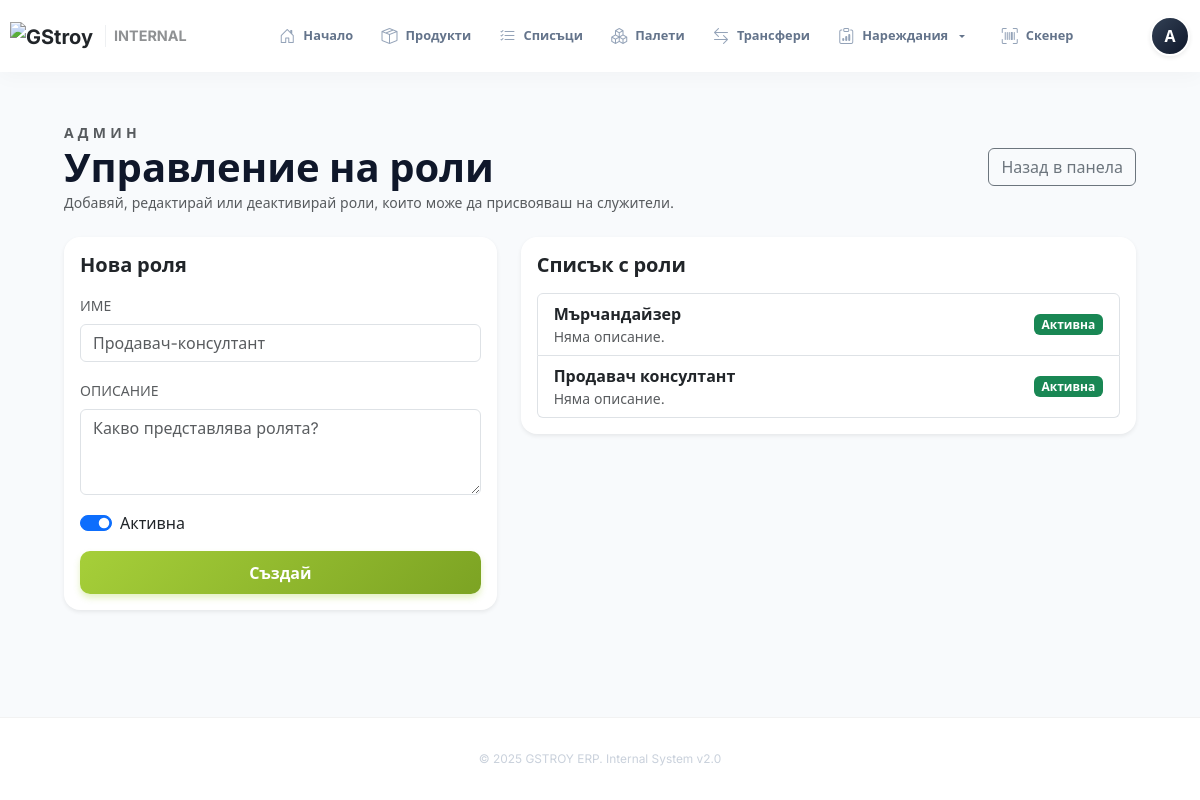
The app's page /admin/roles (signed in) with its own data.
### models.py (models this page shows)
class User(UserMixin, Base):
    __tablename__ = "users"
    id = Column(Integer, primary_key=True)
    username = Column(String(64), unique=True, nullable=False)
    full_name = Column(String(255), nullable=False)
    password_hash = Column(String(255), nullable=False, default="")
    can_assign_orders = Column(Boolean, default=False)
    can_prepare_orders = Column(Boolean, default=True)
    can_view_competitor_prices = Column(Boolean, default=False)
    is_admin = Column(Boolean, default=False)
    is_active = Column(Boolean, default=True)
    default_warehouse_id = Column(Integer, ForeignKey("warehouses.id"))
    email = Column(String(255), unique=True)
    phone = Column(String(32))
    employee_number = Column(String(64), unique=True)
    is_staff = Column(Boolean, default=False)
    manager_id = Column(Integer, ForeignKey("users.id"))
    assigned_warehouse_id = Column(Integer, ForeignKey("warehouses.id"))
    registered_at = Column(DateTime, default=datetime.utcnow, nullable=False)
    last_login_at = Column(DateTime)
    service_points = relationship(
        "ServicePoint",
        secondary=user_service_points,
        back_populates="users",
    )
    assignments = relationship("StockOrderAssignment", back_populates="user")
    scan_tasks = relationship("ScanTask", back_populates="created_by")
    authored_lists = relationship("ProductList", back_populates="created_by")
    default_warehouse = relationship("Warehouse", foreign_keys=[default_warehouse_id])
    assigned_warehouse = relationship("Warehouse", foreign_keys=[assigned_warehouse_id], back_populates="assigned_staff")
    manager = relationship("User", remote_side=[id], back_populates="subordinates")
    subordinates = relationship("User", back_populates="manager")
    roles = relationship("Role", secondary=user_roles, back_populates="users")
    access_windows = relationship("AccessWindow", secondary=access_window_users, back_populates="users")

class Role(Base):
    __tablename__ = "roles"
    id = Column(Integer, primary_key=True)
    name = Column(String(128), unique=True, nullable=False)
    slug = Column(String(128), unique=True)
    description = Column(Text)
    is_active = Column(Boolean, default=True)
    users = relationship("User", secondary=user_roles, back_populates="roles")
    access_windows = relationship("AccessWindow", secondary=access_window_roles, back_populates="roles")

### app/blueprints/admin.py (the view, shortened to what this page needs)
@admin_bp.route("/roles", methods=["GET", "POST"])
def roles_panel():
    require_admin()
    session = g.db
    roles = session.query(Role).order_by(Role.name).all()
    return render_template("admin_roles.html", roles=roles)

### app/blueprints/auth.py (called while the page is built)
@login_manager.user_loader
def load_user(user_id: str | int | None):
    if not user_id:
        return None
    session = SessionLocal()
    try:
        return session.get(User, int(user_id))
    finally:
        session.close()

### helpers.py (called while the page is built)
def require_admin():
    user = getattr(g, "current_user", None)
    if not user or not getattr(user, "is_admin", False):
        abort(403)

### templates/admin_roles.html (shortened to what this page needs)
{% extends "base.html" %}
{% block content %}
<div class="container-fluid py-4" style="max-width: 1100px;">
    <div class="d-flex justify-content-between align-items-center mb-4">
        <div>
            <span class="text-uppercase fw-bold text-muted small" style="letter-spacing: 0.3em;">Админ</span>
            <h1 class="fw-bold mb-0">Управление на роли</h1>
            <p class="text-muted small mb-0">Добавяй, редактирай или деактивирай роли, които може да присвояваш на служители.</p>
        </div>
        <a href="{{ url_for('admin.panel') }}" class="btn btn-outline-secondary">Назад в панела</a>
    </div>
    <div class="row g-4">
        <div class="col-lg-5">
            <div class="card shadow-sm border-0">
                <div class="card-body">
                    <h5 class="fw-bold mb-3">Нова роля</h5>
                    <form method="post">
                        <div class="mb-3">
                            <label class="form-label small text-uppercase text-muted">Име</label>
                            <input type="text" name="name" class="form-control" placeholder="Продавач-консултант" required>
                        </div>
                        <div class="mb-3">
                            <label class="form-label small text-uppercase text-muted">Описание</label>
                            <textarea name="description" rows="3" class="form-control" placeholder="Какво представлява ролята?"></textarea>
                        </div>
                        <div class="form-check form-switch mb-3">
                            <input class="form-check-input" type="checkbox" name="is_active" id="role-active" checked>
                            <label class="form-check-label" for="role-active">Активна</label>
                        </div>
                        <button class="btn btn-brand-new w-100">Създай</button>
                    </form>
                </div>
            </div>
        </div>
        <div class="col-lg-7">
            <div class="card shadow-sm border-0">
                <div class="card-body">
                    <h5 class="fw-bold mb-3">Списък с роли</h5>
                    <div class="list-group">
                        {% for role in roles %}
                        <a href="{{ url_for('admin.role_detail', role_id=role.id) }}" class="list-group-item list-group-item-action d-flex justify-content-between align-items-center">
                            <div>
                                <strong>{{ role.name }}</strong>
                                <div class="small text-muted">{{ role.description or 'Няма описание.' }}</div>
                            </div>
                            <span class="badge {% if role.is_active %}bg-success{% else %}bg-secondary{% endif %}">
                                {% if role.is_active %}Активна{% else %}Неактивна{% endif %}
                            </span>
                        </a>
                        {% else %}
                        <div class="text-muted small">Все още няма създадени роли.</div>
                        {% endfor %}
                    </div>
                </div>
            </div>
        </div>
    </div>
</div>
{% endblock %}

### templates/base.html (shortened to what this page needs)
<!doctype html>
<html lang="bg" class="h-100">
  <head>
    <link href="https://cdn.jsdelivr.net/npm/bootstrap@5.3.2/dist/css/bootstrap.min.css" rel="stylesheet">
    <link rel="stylesheet" href="https://cdn.jsdelivr.net/npm/bootstrap-icons@1.11.1/font/bootstrap-icons.css">
    <link rel="stylesheet" href="{{ url_for('static', filename='styles.css') }}">
  </head>
  <body class="d-flex flex-column h-100">
    {% if current_user and current_user.is_authenticated %}
    <nav class="navbar navbar-expand-lg desktop-header">
      <div class="container-fluid px-3 px-lg-4">
        <a class="navbar-brand d-flex align-items-center gap-2 fw-bold text-dark" href="{{ url_for('main.index') }}">
          <img src="https://internal.gstroy.bg/static/assets/images/GStroy-logo.svg" alt="GStroy" height="28">
          <span class="d-none d-xl-inline opacity-50 border-start ps-2 ms-1" style="font-size: 0.9rem;">INTERNAL</span>
        </a>
        <div class="collapse navbar-collapse desktop-nav-links">
          <ul class="navbar-nav mx-auto align-items-center">
            <li class="nav-item">
                <a class="nav-link-modern {{ 'active' if request.endpoint == 'main.index' }}" href="{{ url_for('main.index') }}">
                    <i class="bi bi-house-door"></i> Начало
                </a>
            </li>
            <li class="nav-item">
                <a class="nav-link-modern {{ 'active' if request.endpoint == 'products' }}" href="{{ url_for('products.products') }}">
                    <i class="bi bi-box-seam"></i> Продукти
                </a>
            </li>
            <li class="nav-item">
                <a class="nav-link-modern {{ 'active' if 'simple_list' in request.endpoint }}" href="{{ url_for('logistics.simple_list_index') }}">
                    <i class="bi bi-list-check"></i> Списъци
                </a>
            </li>
            <li class="nav-item">
                <a class="nav-link-modern {{ 'active' if 'pallet' in request.endpoint }}" href="{{ url_for('logistics.pallet_list') }}">
                    <i class="bi bi-boxes"></i> Палети
                </a>
            </li>
            <li class="nav-item">
                <a class="nav-link-modern {{ 'active' if 'transfer' in request.endpoint }}" href="{{ url_for('logistics.transfers') }}">
                    <i class="bi bi-arrow-left-right"></i> Трансфери
                </a>
            </li>
            <li class="nav-item dropdown">
                <a class="nav-link-modern dropdown-toggle {{ 'active' if 'stock_orders' in request.endpoint or 'ppp' in request.endpoint }}" href="#" data-bs-toggle="dropdown">
                    <i class="bi bi-clipboard-data"></i> Нареждания
                </a>
            </li>
            <li class="nav-item ms-2">
                <a class="nav-link-modern {{ 'active' if 'scan_task' in request.endpoint }}" href="{{ url_for('scanning.scan_task_list') }}">
                    <i class="bi bi-upc-scan"></i> Скенер
                </a>
            </li>
          </ul>
        </div>
        <div class="d-none d-lg-flex align-items-center gap-3">
            {% if current_user and current_user.is_authenticated %}
              <div class="dropdown">
                <a href="#" class="d-flex align-items-center text-decoration-none" data-bs-toggle="dropdown">
                  <div class="rounded-circle bg-dark text-white d-flex align-items-center justify-content-center fw-bold shadow-sm border border-2 border-white"
                       style="width: 40px; height: 40px; background: linear-gradient(135deg, #334155 0%, #0f172a 100%);">
                    {{ current_user.full_name[:1] }}
                  </div>
                </a>
              </div>
            {% else %}
              <a class="btn btn-brand-new btn-sm px-4" href="{{ url_for('auth.login') }}">Вход</a>
            {% endif %}
        </div>
      </div>
    </nav>
    {% endif %}
    <main class="flex-shrink-0 fade-in flex-grow-1">
        <div class="container py-3 py-lg-4 px-3 px-lg-4">
            {% block content %}{% endblock %}
        </div>
    </main>
    <footer class="main-footer text-center d-none d-lg-block">
        <div class="container">
            <p class="mb-0 opacity-50 small">&copy; 2025 GSTROY ERP. Internal System v2.0</p>
        </div>
    </footer>
  </body>
</html>

### static/styles.css (style rules this page uses)
:root { --brand-green: #a6cf39; --brand-green-dark: #7ca323; --brand-dark: #0f172a; --brand-gray: #64748b; --brand-bg: #f8fafc; --brand-surface: #ffffff; --surface-glass: rgba(255, 255, 255, 0.75); --header-height: 72px; --bottom-nav-height: 68px; --shadow-subtle: 0 2px 10px rgba(0,0,0,0.03); --shadow-card: 0 10px 30px -5px rgba(166, 207, 57, 0.15); --shadow-float: 0 20px 40px -5px rgba(0, 0, 0, 0.05); }
html, body { height: 100%; background-color: var(--brand-bg); font-family: "Inter", system-ui, -apple-system, sans-serif; color: var(--brand-dark); -webkit-font-smoothing: antialiased; -webkit-tap-highlight-color: transparent; }
body { padding-top: var(--header-height); padding-bottom: calc(var(--bottom-nav-height) + env(safe-area-inset-bottom) + 20px); display: flex; flex-direction: column; min-height: 100vh; }
main { flex: 1 0 auto; width: 100%; display: flex; flex-direction: column; }
@media (min-width: 992px) { body { padding-bottom: 0; } }
a, .nav-link, .btn-link, .dropdown-item { text-decoration: none !important; }
ul { list-style: none; padding: 0; margin: 0; }
.fade-in { animation: fadeIn 0.5s cubic-bezier(0.16, 1, 0.3, 1) forwards; }
.desktop-header { background: rgba(255, 255, 255, 0.85); backdrop-filter: blur(20px); -webkit-backdrop-filter: blur(20px); border-bottom: 1px solid rgba(0, 0, 0, 0.06); height: var(--header-height); position: fixed; top: 0; left: 0; right: 0; z-index: 1030; transition: all 0.3s ease; }
.nav-link-modern { position: relative; display: flex; align-items: center; gap: 8px; padding: 0.6rem 1rem; margin: 0 2px; font-size: 0.9rem; font-weight: 600; color: var(--brand-gray); border-radius: 12px; transition: all 0.2s cubic-bezier(0.34, 1.56, 0.64, 1); background: transparent; border: 1px solid transparent; }
.nav-link-modern i { font-size: 1.1rem; color: #94a3b8; transition: color 0.2s; }
.btn-brand-new { background: linear-gradient(135deg, #a6cf39 0%, #7ca323 100%); color: #fff !important; border: none; border-radius: 10px; padding: 0.6rem 1.5rem; font-weight: 600; box-shadow: 0 4px 6px rgba(166, 207, 57, 0.3); transition: all 0.3s ease; }
.modern-card, .card { background: #fff; border: 1px solid rgba(0,0,0,0.04); border-radius: 16px; overflow: hidden; transition: all 0.3s cubic-bezier(0.4, 0, 0.2, 1); box-shadow: 0 10px 15px -3px rgba(0, 0, 0, 0.05), 0 4px 6px -2px rgba(0, 0, 0, 0.02); display: flex; flex-direction: column; }
.main-footer { flex-shrink: 0; padding: 2rem 0; border-top: 1px solid rgba(0,0,0,0.05); background: #fff; color: #94a3b8; font-size: 0.85rem; position: relative; z-index: 10; }
:root { --bottom-nav-height: 74px; }
body { padding-bottom: 0; }
@media (min-width: 992px) and (max-width: 1350px) { .nav-link-modern { padding: 0.5rem 0.7rem !important; font-size: 0.8rem !important; } }
@media (min-width: 992px) and (max-width: 1350px) { .nav-link-modern i { font-size: 1rem !important; } }
@media (min-width: 992px) and (max-width: 1350px) { .container-fluid { padding-left: 10px !important; padding-right: 10px !important; } }
.desktop-header { background: rgba(255, 255, 255, 0.95) !important; backdrop-filter: blur(10px); -webkit-backdrop-filter: blur(10px); border-bottom: none; box-shadow: 0 4px 20px rgba(0, 0, 0, 0.03); position: fixed; top: 0; left: 0; right: 0; z-index: 1030; }
.nav-link-modern { border-radius: 50rem; padding: 0.6rem 1.2rem; color: #64748b; font-weight: 600; transition: all 0.2s ease; white-space: nowrap; }

### records on screen
User: full_name "А"
Role: name "Мърчандайзер", description "Няма описание.", is_active "Активна"
Role: name "Продавач консултант", description "Няма описание.", is_active "Активна"
